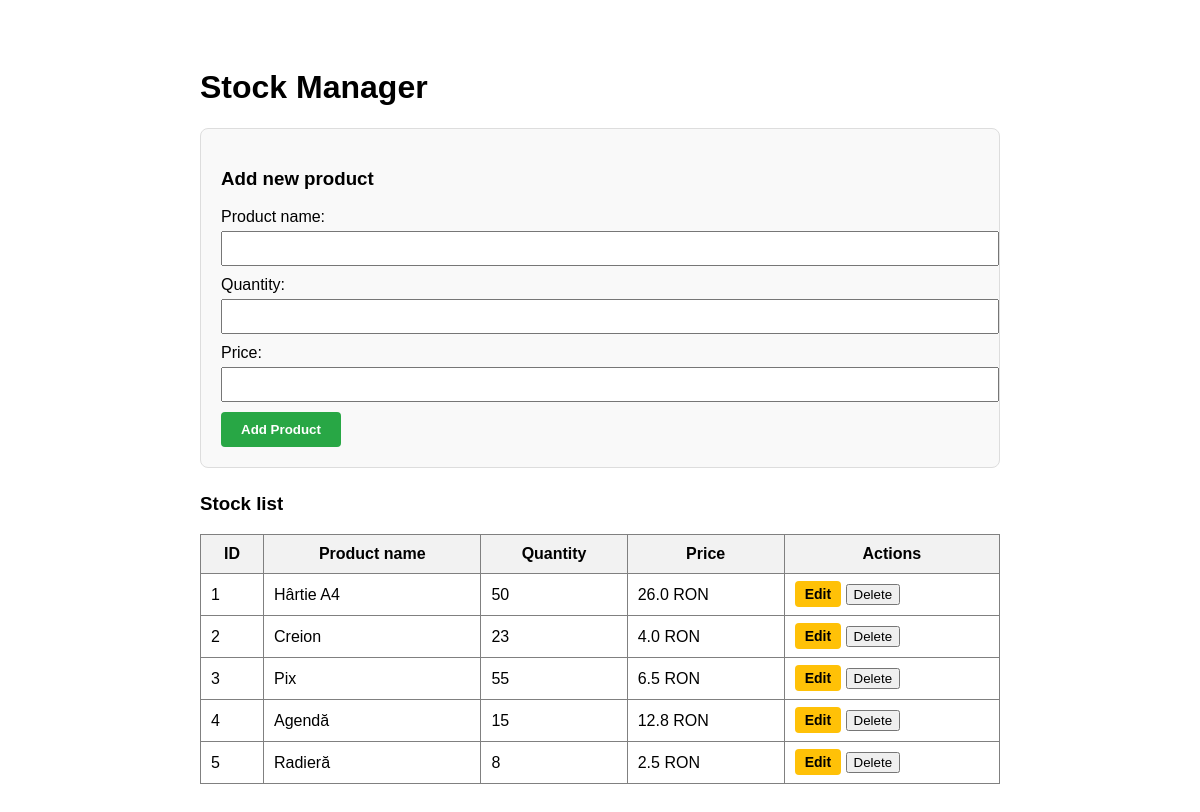
Before: / with the older database file.
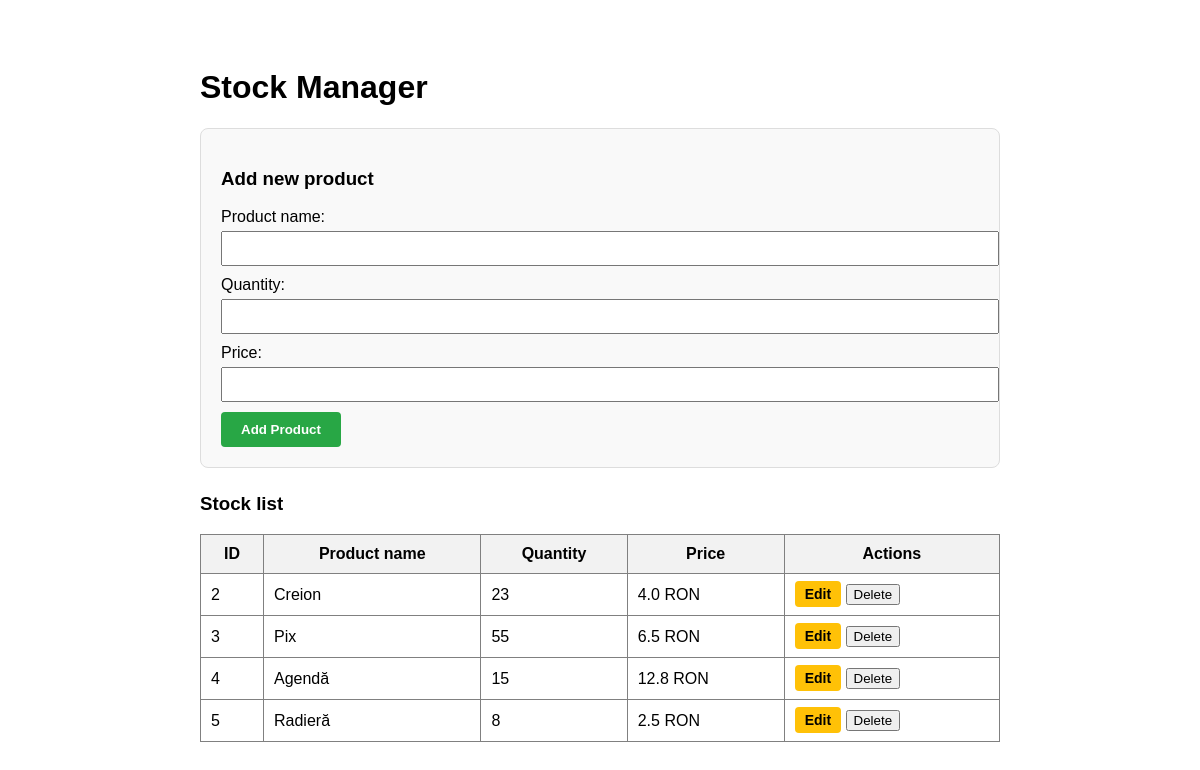
After: the same page with the newer database file.
### tables this page shows
CREATE TABLE products (
            id INTEGER PRIMARY KEY AUTOINCREMENT,
            name TEXT NOT NULL,
            quantity INTEGER NOT NULL,
            price REAL NOT NULL
        );

### app.py (the view)
@app.route('/') # accesarea paginii principale a aplicației web
def index():
    conn = get_db_connection() # deschide conexiunea la baza de date
    products = conn.execute('SELECT * FROM products').fetchall() # selecteaza toate produsele din baza de date
    conn.close() # inchide conexiunea la baza de date
    return render_template('index.html', products=products, product_to_edit=None) # returnează fișierul HTML index.html și îi transmite lista de produse

### app.py (called while the page is built)
def get_db_connection():
    conn = sqlite3.connect('stock.db') # deschide conexiunea la baza de date
    conn.row_factory = sqlite3.Row # permite accesarea coloanelor din baza de date ca și cum ar fi atribute ale unui obiect
    return conn # returnează obiectul de conexiune creat

### templates/index.html (shortened to what this page needs)
<!DOCTYPE html>
<html lang="ro">
<head>
    <link rel="stylesheet" href="{{ url_for('static', filename='style.css') }}">
</head>
<body>
    <div class="container" style="padding: 40px; font-family: sans-serif; max-width: 800px; margin: auto;">
        <h1>Stock Manager</h1>
        <div class="card-add">
            <h3>{% if product_to_edit %}Edit product (ID: {{ product_to_edit.id }}){% else %}Add new product{% endif %}</h3>
            <form action="{% if product_to_edit %}/update/{{ product_to_edit.id }}{% else %}/add{% endif %}" method="POST">
                <div style="margin-bottom: 10px;">
                    <label>Product name:</label><br>
                    <input type="text" name="name" value="{{ product_to_edit.name if product_to_edit else '' }}" required style="width: 100%; padding: 8px; margin-top: 5px;">
                </div>
                <div style="margin-bottom: 10px;">
                    <label>Quantity:</label><br>
                    <input type="number" name="quantity" value="{{ product_to_edit.quantity if product_to_edit else '' }}" required style="width: 100%; padding: 8px; margin-top: 5px;">
                </div>
                <div style="margin-bottom: 10px;">
                    <label>Price:</label><br>
                    <input type="number" step="0.01" name="price" value="{{ product_to_edit.price if product_to_edit else '' }}" required style="width: 100%; padding: 8px; margin-top: 5px;">
                </div>
                <button type="submit" class="btn-form {% if product_to_edit %}btn-edit{% else %}btn-add{% endif %}">
                    {% if product_to_edit %}Save Changes{% else %}Add Product{% endif %}
                </button>
            </form>
        </div>
        <h3>Stock list</h3>
        <table border="1" cellpadding="10" cellspacing="0" style="width: 100%; border-collapse: collapse;">
            <tr style="background: #f2f2f2;">
                <th>ID</th>
                <th>Product name</th>
                <th>Quantity</th>
                <th>Price</th>
                <th>Actions</th>
            </tr>
            {% for product in products %}
            <tr>
                <td>{{ product.id }}</td>
                <td>{{ product.name }}</td>
                <td>{{ product.quantity }}</td>
                <td>{{ product.price }} RON</td>
                <td>
                    <a href="/edit/{{ product.id }}" style="background: #ffc107; color: black; padding: 5px 10px; text-decoration: none; border-radius: 4px; font-size: 14px; font-weight: bold;">Edit</a>
                    <form action="/delete/{{ product.id }}" method="POST" style="display: inline;">
                        <button type="submit" class="btn-delete" onclick="return confirm('Are you sure you want to delete this product?');">Delete</button>
                    </form>
                </td>
            </tr>
            {% endfor %}
        </table>
    </div>
</body>
</html>

### static/style.css (style rules this page uses)
.card-add { background: #f9f9f9; border: 1px solid #ddd; padding: 20px; margin-bottom: 25px; border-radius: 8px; }
.btn-form { padding: 10px 20px; border: none; border-radius: 4px; cursor: pointer; font-weight: bold; }
.btn-add { background: #28a745; color: white; }

Changed rows visible on the page:
removed products: id "1", name "Hârtie A4", quantity "50", price "26.0"
